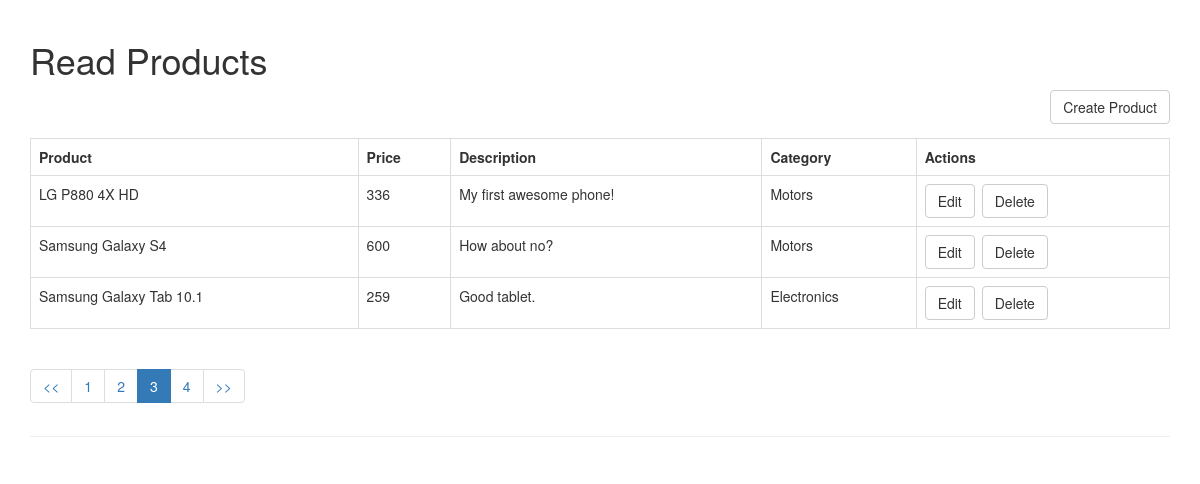
The page /index.php?page=3 on the database its author committed.
### tables this page shows
CREATE TABLE IF NOT EXISTS `products` (
  `id` int(11) NOT NULL AUTO_INCREMENT,
  `name` varchar(32) NOT NULL,
  `description` text NOT NULL,
  `price` int(11) NOT NULL,
  `category_id` int(11) NOT NULL,
  `created` datetime NOT NULL,
  `modified` timestamp NOT NULL DEFAULT CURRENT_TIMESTAMP,
  PRIMARY KEY (`id`)
);

CREATE TABLE IF NOT EXISTS `categories` (
  `id` int(11) NOT NULL AUTO_INCREMENT,
  `name` varchar(256) NOT NULL,
  `created` datetime NOT NULL,
  `modified` timestamp NOT NULL DEFAULT CURRENT_TIMESTAMP,
  PRIMARY KEY (`id`)
);

### objects/product.php (called while the page is built, shortened)
<?php
class Product{
    private $conn;
    private $table_name = "products";
    public function __construct($db){
        $this->conn = $db;
    }
function readAll($page, $from_record_num, $records_per_page){
    $query = "SELECT
                id, name, description, price, category_id
            FROM
                " . $this->table_name . "
            ORDER BY
                name ASC
            LIMIT
                {$from_record_num}, {$records_per_page}";
    $stmt = $this->conn->prepare( $query );
    $stmt->execute();
    return $stmt;
}
public function countAll(){
    $query = "SELECT id FROM " . $this->table_name . "";
    $stmt = $this->conn->prepare( $query );
    $stmt->execute();
    $num = $stmt->rowCount();
    return $num;
}
}
?>

### objects/category.php (called while the page is built, shortened)
<?php
class Category{
    private $conn;
    private $table_name = "categories";
    public $id;
    public function __construct($db){
        $this->conn = $db;
    }
function readName(){
    $query = "SELECT name FROM " . $this->table_name . " WHERE id = ? limit 0,1";
    $stmt = $this->conn->prepare( $query );
    $stmt->bindParam(1, $this->id);
    $stmt->execute();
    $row = $stmt->fetch(PDO::FETCH_ASSOC);
    $this->name = $row['name'];
}
}
?>

### index.php (the view, shortened to what this page needs)
<?php
$page_title = "Read Products";
include_once "header.php";
echo "<div class='right-button-margin'>";
    echo "<a href='create_product.php' class='btn btn-default pull-right'>Create Product</a>";
echo "</div>";
$page = isset($_GET['page']) ? $_GET['page'] : 1;
$records_per_page = 3;
$from_record_num = ($records_per_page * $page) - $records_per_page;
include_once 'objects/product.php';
include_once 'objects/category.php';
$database = new Database();
$db = $database->getConnection();
$product = new Product($db);
$stmt = $product->readAll($page, $from_record_num, $records_per_page);
$num = $stmt->rowCount();
if($num>0){
    $category = new Category($db);
    echo "<table class='table table-hover table-responsive table-bordered'>";
        echo "<tr>";
            echo "<th>Product</th>";
            echo "<th>Price</th>";
            echo "<th>Description</th>";
            echo "<th>Category</th>";
            echo "<th>Actions</th>";
        echo "</tr>";
        while ($row = $stmt->fetch(PDO::FETCH_ASSOC)){
            extract($row);
            echo "<tr>";
                echo "<td>{$name}</td>";
                echo "<td>{$price}</td>";
                echo "<td>{$description}</td>";
                echo "<td>";
                    $category->id = $category_id;
                    $category->readName();
                    echo $category->name;
                echo "</td>";
                echo "<td>";
    echo "<a href='update_product.php?id={$id}' class='btn btn-default left-margin'>Edit</a>";
    echo "<a delete-id='{$id}' class='btn btn-default delete-object'>Delete</a>";
echo "</td>";
            echo "</tr>";
        }
    echo "</table>";
include_once 'paging_product.php';
}
else{
    echo "<div>No products found.</div>";
}
?>
<?php
include_once "footer.php";
?>

### header.php (shortened to what this page needs)
<!DOCTYPE html>
<html lang="en">
<head>
    <link rel="stylesheet" href="//netdna.bootstrapcdn.com/bootstrap/3.1.1/css/bootstrap.min.css">
</head>
<body>
    <div class="container">
        <?php
        echo "<div class='page-header'>";
            echo "<h1>{$page_title}</h1>";

### paging_product.php
<?php
$page_dom = "index.php";
echo "<ul class=\"pagination\">";
if($page>1){
    echo "<li><a href='{$page_dom}' title='Go to the first page.'>";
        echo "<<";
    echo "</a></li>";
}
$total_rows = $product->countAll();
$total_pages = ceil($total_rows / $records_per_page);
$range = 2;
$initial_num = $page - $range;
$condition_limit_num = ($page + $range)  + 1;
for ($x=$initial_num; $x<$condition_limit_num; $x++) {
    if (($x > 0) && ($x <= $total_pages)) {
        if ($x == $page) {
            echo "<li class='active'><a href=\"#\">$x <span class=\"sr-only\">(current)</span></a></li>";
        }
        else {
            echo "<li><a href='{$page_dom}?page=$x'>$x</a></li>";
        }
    }
}
if($page<$total_pages){
    echo "<li><a href='" .$page_dom . "?page={$total_pages}' title='Last page is {$total_pages}.'>";
        echo ">>";
    echo "</a></li>";
}
echo "</ul>";
?>

### footer.php
 </div>
</body>
</html>

### header.php (style rules this page uses)
.left-margin { margin:0 .5em 0 0; }
.right-button-margin { margin: 0 0 1em 0; overflow: hidden; }

### rows shown on the page
products: name "LG P880 4X HD", price "336", description "My first awesome phone!", category.name "Motors"
products: name "Samsung Galaxy S4", price "600", description "How about no?", category.name "Motors"
products: name "Samsung Galaxy Tab 10.1", price "259", description "Good tablet.", category.name "Electronics"

### other values the page prints
$page_title "Read Products"
